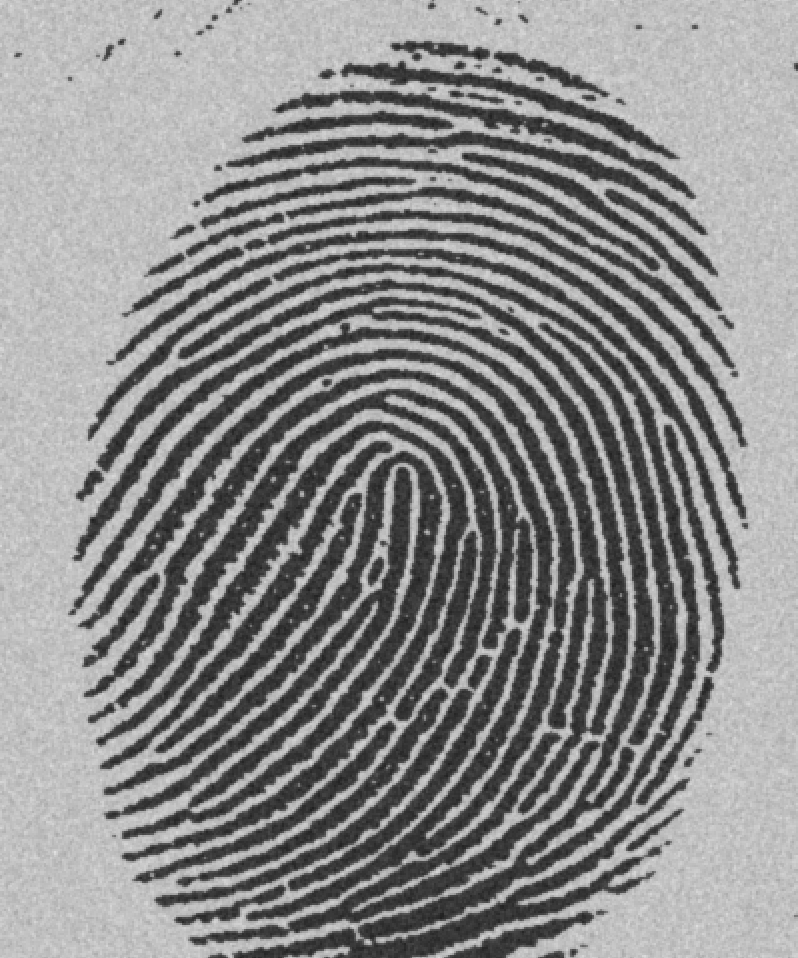
%> input picture DIPUM2E_International_Original_Book_Images/DIPUM2E_International_Ed_CH10_Images/Fig1013(a).tif, 798 x 958 px
$ octave otsuthreshdemo.m   (GNU Octave 9; MATLAB toolbox functions it lacks are replaced by stand-ins)
%> lines starting %> are read from the running program, lines starting %| are printed output that depends on the picture; in (x1, y1, x2, y2) boxes, pixels count from 0 and x2, y2 are one past the last pixel; in counts of white or black regions, pixels touching at a corner belong together; the program's own positions count from 1
%使用otsu's方法进行阈值分割
f = imread('Fig1013(a).tif');
%> f is the input picture: size 958x798 uint8; min 29, max 224, mean 140

[T, SM] = graythresh(f);
%> T = 0.49; SM = 0.944
disp(T);
%| 0.4902
disp(SM);
%| 0.9437

disp(T*255); %从结果看该值为125，这个阈值与基本全局处理算法得到的阈值几乎相同
%| 125

%如下图像分割任务的目标：从背景中分割出细胞的边界(图像中最亮的区域)
f2 = imread('Fig1014(a).tif');
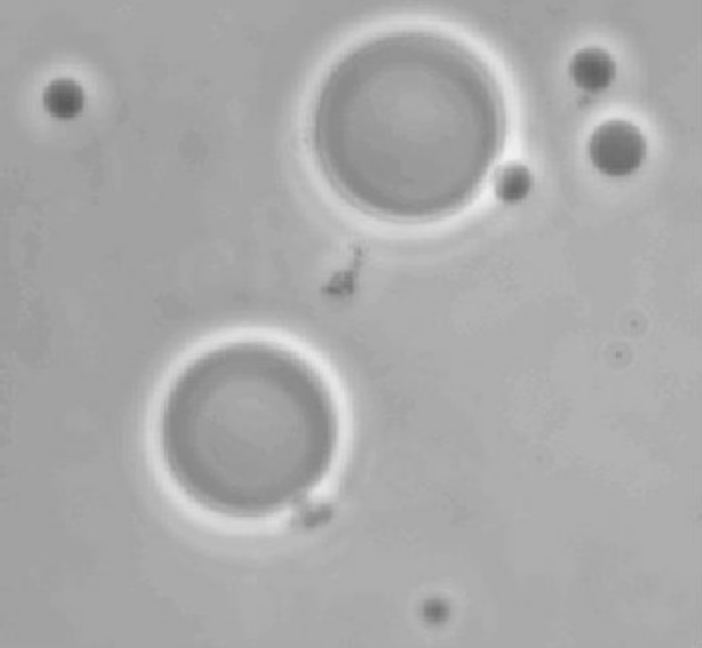
%> input picture DIPUM2E_International_Original_Book_Images/DIPUM2E_International_Ed_CH10_Images/Fig1014(a).tif, 702 x 648 px
%> f2 is the input picture: size 648x702 uint8; min 90, max 241, mean 169.6
imshow(f2);
figure, imhist(f2);
%> after `imhist(f2)`:
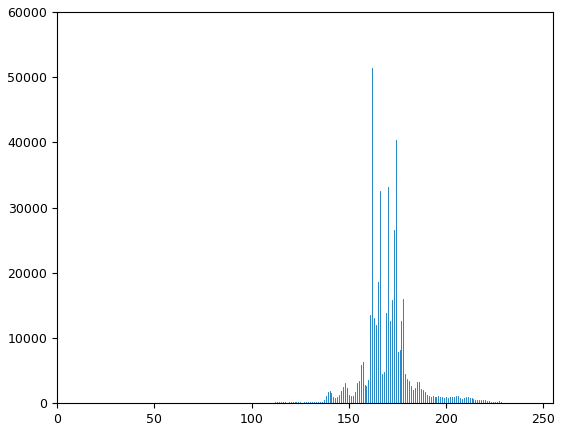
%> figure redrawn from the program's plot data; highest point at x = 162, y = 51417

%使用基本全局算法进行分割
count = 0;
T = mean2(f2);
%> T = 169.6
done = false;

while ~done
	count = count + 1;
	g = f2 > T;
	Tnext = 0.5 * (mean(f2(g)) + mean(f2(~g)));
	done = abs(T - Tnext) < 0.5;
	T = Tnext;

end
%> this loop made 1 pass
%> (Tnext, done, T) on pass 1: (169.4, true, 169.4)
%> pass 1, `g = f2 > T;`:
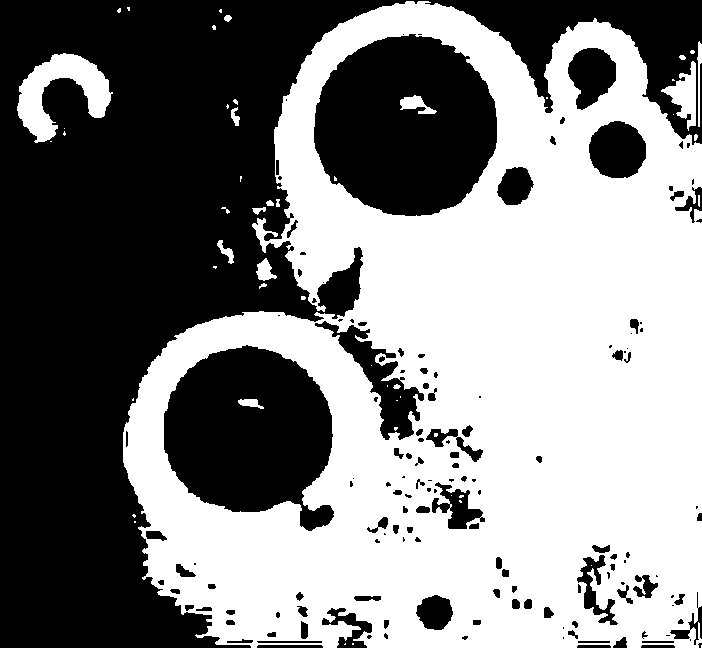
%> g: size 648x702 logical; 51.2% white; 151 black regions (56 under 20 px), largest, box (x1, y1, x2, y2) and area: (0, 0, 702, 648) 154855, (314, 34, 497, 216) 25527, (164, 345, 334, 531) 22504
%> after the loop, count = 1

disp(count);
%| 1
disp(T);
%| 169.39
g = im2bw(f2, T/255);
figure, imshow(g); %从结果可以看到使用基本全局算法进行分割，无法分割成功

%使用otsu’s方法分割
[T, SM] = graythresh(f2);
%> T = 0.71; SM = 0.466
disp(T);
%| 0.7098
disp(SM);
%| 0.4662
disp(T*255);
%| 181
gotsu = im2bw(f2, T);
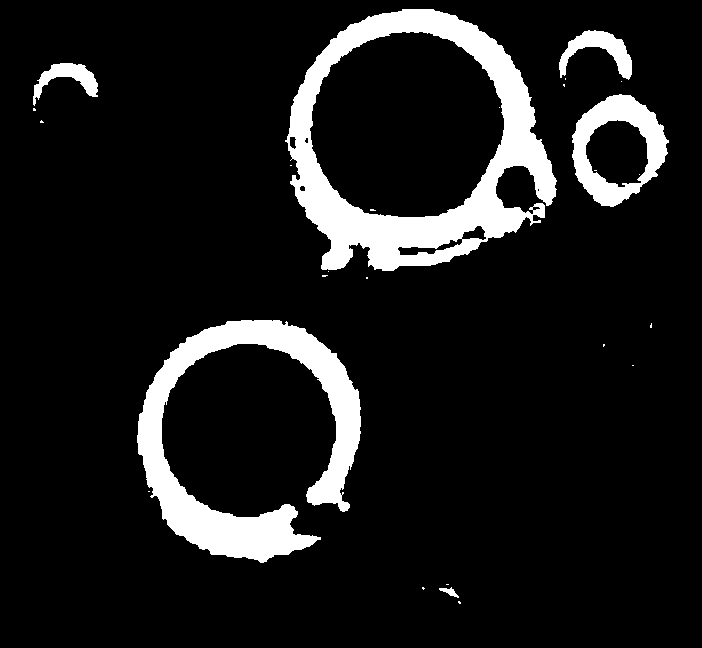
%> gotsu: size 648x702 logical; 10.5% white; 26 white regions (20 under 20 px), largest, box (x1, y1, x2, y2) and area: (285, 9, 557, 271) 22892, (137, 320, 361, 563) 17674, (572, 94, 669, 207) 4664, (559, 30, 632, 80) 1454, (33, 63, 98, 106) 1064, (439, 587, 459, 598) 92
figure, imshow(gotsu); %从结果可以看出，使用otsu's方法分割是有效的
